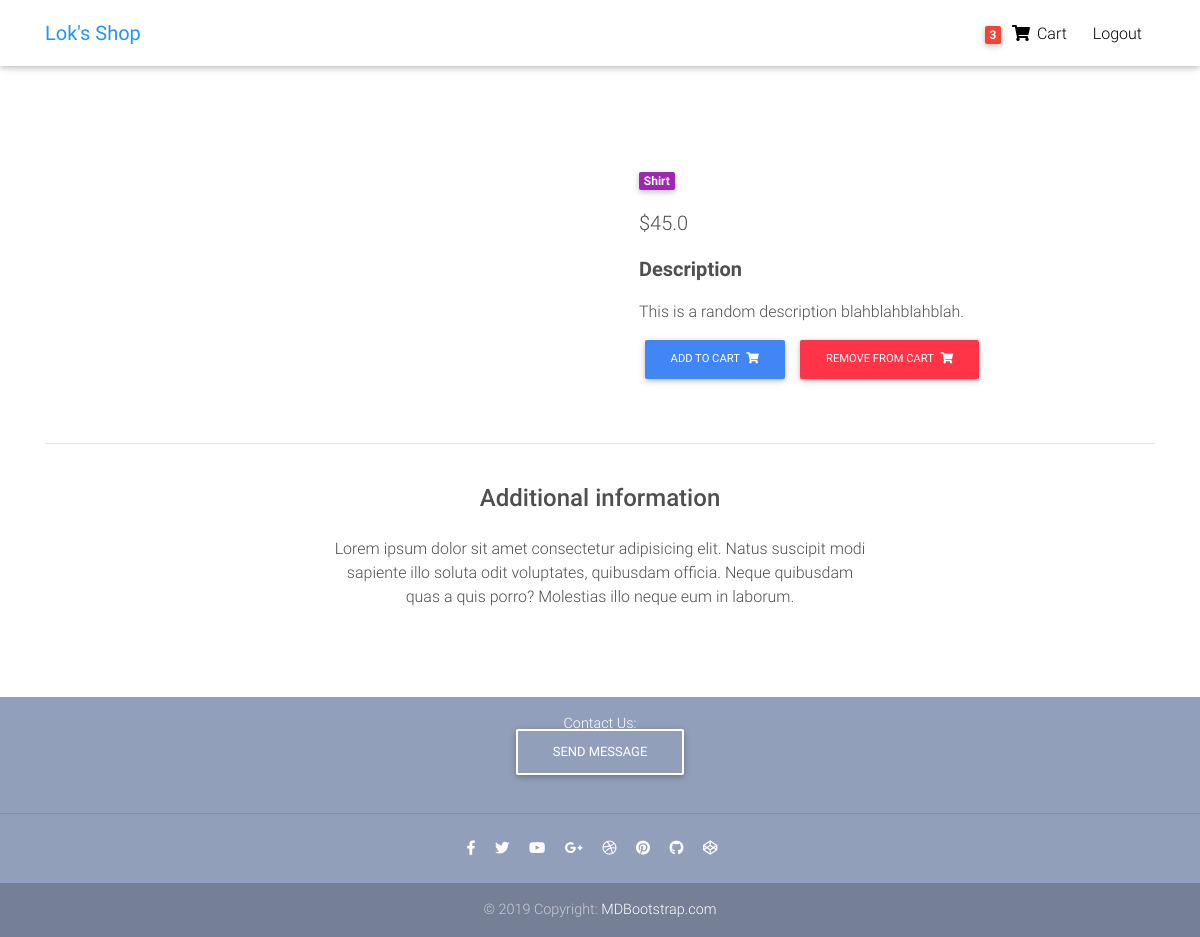
The app's page /product/test-product-1/ (signed in) with its own data.
### core/models.py (models this page shows, shortened)
class Order(models.Model):
    user = models.ForeignKey(settings.AUTH_USER_MODEL, on_delete=models.CASCADE)
    items = models.ManyToManyField(OrderItem)
    start_date = models.DateTimeField(auto_now_add=True)
    ordered_date = models.DateTimeField()
    ordered = models.BooleanField(default=False)
    billing_address = models.ForeignKey('BillingAddress', on_delete=models.SET_NULL, blank=True, null=True)
    payment = models.ForeignKey('Payment', on_delete=models.SET_NULL, blank=True, null=True)

class Item(models.Model):
    title = models.CharField(max_length = 100)
    price = models.FloatField(default=0)
    discount_price = models.FloatField(blank=True, null = True)
    category = models.CharField(choices=CATEGORY_CHOICES, max_length = 2)
    label = models.CharField(choices=LABEL_CHOICES, max_length = 1)
    slug = models.SlugField(blank = True, null = True, unique = True)
    description = models.TextField()
    image = models.ImageField(blank=True, null=True)
    def get_remove_from_cart_url(self):
        return reverse("core:remove-from-cart", kwargs={
            'slug': self.slug
        })

### core/views.py (the view, shortened to what this page needs)
# urls.py: path('product/<slug>/', ProductDetailView.as_view(), name='product'),
class ProductDetailView(DetailView):
    model = Item
    template_name = "product.html"

### core/templatetags/cart_template_tags.py (called while the page is built)
@register.filter
def cart_item_count(user):
    if user.is_authenticated:
        qs = Order.objects.filter(user=user, ordered=False)
        if qs.exists():
            return qs[0].items.count()
    return 0

### templates/product.html (shortened to what this page needs)
{% extends "base.html" %}
  {% block content %}
    <div class="container dark-grey-text mt-5">
      <div class="row wow fadeIn">
        <div class="col-md-6 mb-4">
        </div>
        <div class="col-md-6 mb-4">
          <div class="p-4">
            <div class="mb-3">
              <a href="">
                <span class="badge purple mr-1">{{ object.get_category_display }}</span>
              </a>
            </div>
            <p class="lead">
              {% if object.discount_price %}
                  <span class="mr-1">
                    <del>${{ object.price }}</del>
                  </span>
                  <span>${{ object.discount_price }}</span>
              {% else %}
                <span>${{ object.price }}</span>
              {% endif %}
            </p>
            <p class="lead font-weight-bold">Description</p>
            <p>{{ object.description }}</p>
            <a href="{% url 'core:add-to-cart' object.slug %}" class="btn btn-primary btn-md my-0 p">Add to cart
                <i class="fas fa-shopping-cart ml-1"></i>
            </a>
            <a href="{{ object.get_remove_from_cart_url }}" class="btn btn-danger btn-md my-0 p">Remove from cart
                <i class="fas fa-shopping-cart ml-1"></i>
            </a>
          </div>
        </div>
      </div>
      <hr>
      <div class="row d-flex justify-content-center wow fadeIn">
        <div class="col-md-6 text-center">
          <h4 class="my-4 h4">Additional information</h4>
          <p>Lorem ipsum dolor sit amet consectetur adipisicing elit. Natus suscipit modi sapiente illo soluta odit
            voluptates,
            quibusdam officia. Neque quibusdam quas a quis porro? Molestias illo neque eum in laborum.</p>
        </div>
      </div>
      <div class="row wow fadeIn">
        <div class="col-lg-4 col-md-12 mb-4">
        </div>
        <div class="col-lg-4 col-md-6 mb-4">
        </div>
        <div class="col-lg-4 col-md-6 mb-4">
        </div>
      </div>
    </div>
  {% endblock content %}

### templates/snippets/navbar.html (shortened to what this page needs)
{% load cart_template_tags %}
<head>
</head>
  <nav class="navbar fixed-top navbar-expand-lg navbar-light white scrolling-navbar">
    <div class="container">
      <a class="navbar-brand waves-effect" href="/">
        <strong class="blue-text">Lok's Shop</strong>
      </a>
      <div class="collapse navbar-collapse ml-4" id="navbarSupportedContent">
        <ul class="navbar-nav nav-flex-icons">
          {% if request.user.is_authenticated %}
          <li class="nav-item top-nav-item">
            <a href="{% url 'core:order-summary' %}" class="nav-link waves-effect">
              <span class="badge red z-depth-1 mr-1"> {{ request.user|cart_item_count }} </span>
              <i class="fas fa-shopping-cart"></i>
              <span class="clearfix d-none d-sm-inline-block"> Cart </span>
            </a>
          </li>
          <li class="nav-item top-nav-item">
            <a class="nav-link waves-effect" href="{% url 'account_logout' %}">
              <span class="clearfix d-none d-sm-inline-block"> Logout </span>
            </a>
          </li>
          {% endif %}
        </ul>
      </div>
    </div>
  </nav>

### templates/base.html (style rules this page uses)
html, body, header, .carousel { height: 60vh; }
.nav-item { margin: 2px 5px 0px; }

### records on screen
Item: category "Shirt", price "45.0", description "This is a random description blahblahblahblah."

### other values on screen
{{ request.user|cart_item_count }} "3"
